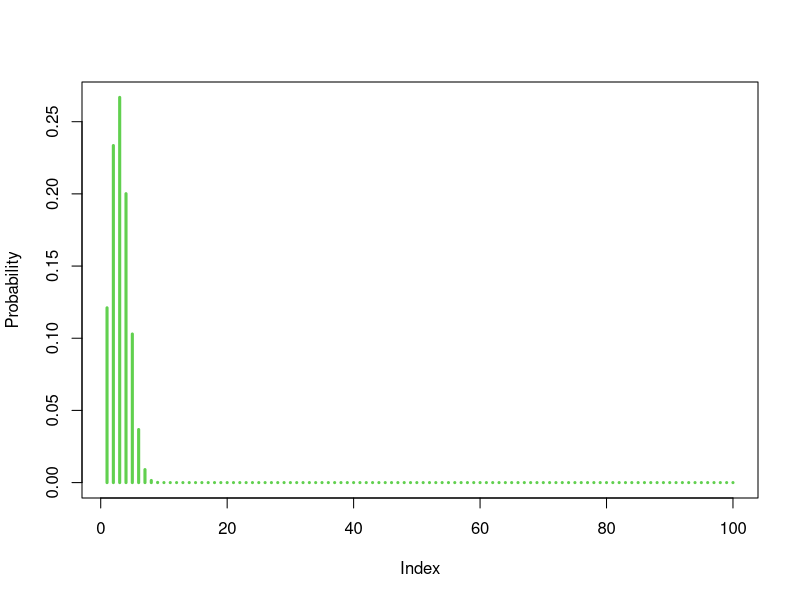
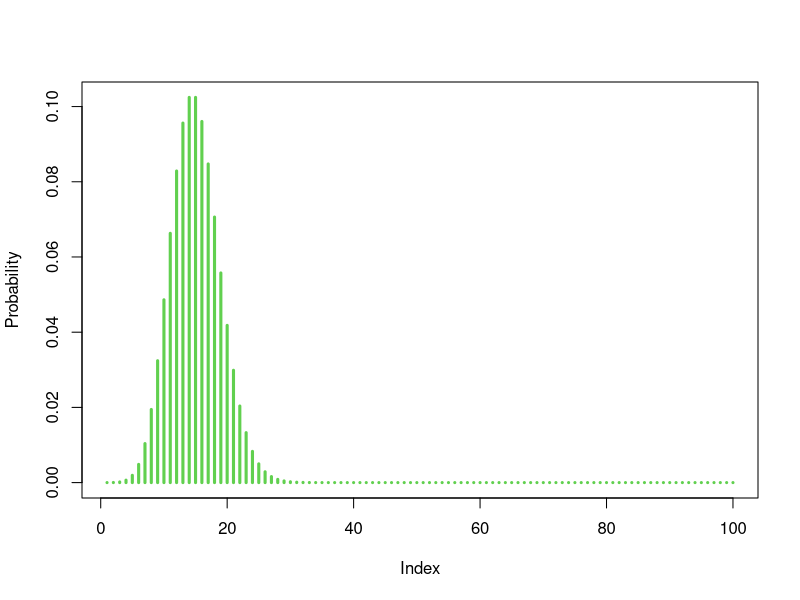

Here is the R script that generated these plots, in order:
## ---- chunk 1
knitr::opts_chunk$set(echo = TRUE)
## ---- chunk 2
# what is probablity that 4 out of 10 next customers will make a purchase? The probablity of a purchase on one trial is .3
dbinom(x = 4,size = 10,prob = 0.3)

# What is the probability of having fewer than 4 customers buying something out of 10 customers visiting our shop where probability of a purchase is 0.3?

pbinom(q = 4, size = 10, p = 0.3, lower.tail = TRUE)

# We can compare this probability with the simulated one:
mean(rbinom(n = 10000, size = 10, prob = 0.3) <= 4)

# To calculate teh probability if number of customers buying something is more than 4, set lower.tail = FALSE:
pbinom(q = 4, size = 10, p = 0.3, lower.tail = FALSE)
# Obviously: pbinom(q = 4, size = 10, p = 0.3, lower.tail = TRUE) + pbinom(q = 4, size = 10, p = 0.3, lower.tail = FALSE) must be = 1.
# Let's display the probability distribution function for different values of x.
plot(dbinom(x = 1:100,size = 10,prob = 0.3),type = "h",col = 3, lwd = 3, ylab = "Probability")

## ---- chunk 3
prob_10_customers <- dpois(10,15)

# What is the probability of making 3 to 5 sales in a day if the average sales rate is 4 per day?

# Using cumulative probability function
ppois(q = 5, lambda = 3, lower.tail = TRUE) - ppois(q = 2, lambda = 3, lower.tail = TRUE)

# Using exact probability or probability mass function
dpois(x = 3, lambda = 3) +
  dpois(x = 4, lambda = 3) +
  dpois(x = 5, lambda = 3)


plot(dpois(1:100,15),type = "h",col = 3, lwd = 3, ylab = "Probability")
## ---- chunk 4
# 1. What is the probability that one of the employees in the sample works at the plant in Hawaii?
dhyper(x = 1,k = 10,m = 20,n = 40)

# k = Sample size = 10
# m = Number of observed success = number of workers in Hawaii = 20
# n = Number of failures (employees working in Texas) = 40

## ---- chunk 5
# 2. What is the probability that two or more of the employees in the sample work at the plant in Hawaii?
# 1 - f(0) - f(1)
p_x_2 <- 1 - dhyper(x = 0,k = 10,m = 20,n = 40) - dhyper(x = 1,k = 10,m = 20,n = 40)


## ---- chunk 6

